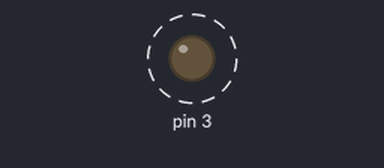
Simulated run of this sketch. Board: Arduino Uno, built for the host (arithmetic inside an expression is 32-bit, double 64-bit). On the bench: output pins drawn as LEDs (lit = HIGH). Dashed ring = blinking.

Above: at 0.5 s.
Timing chart, 0 to 4.6 s (numbered marks = the images above):
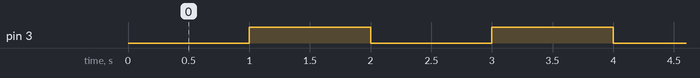

Measured:
- by itself, pin 3: alternates HIGH for 1.0 s and LOW for 1.0 s

The sketch:

sketch_may03b.ino
```cpp
void setup()
{
  pinMode(PIN_PD3, OUTPUT);
}

void loop()
{
  digitalWrite(PIN_PD3, LOW);
  delay(1000);
  digitalWrite(PIN_PD3, HIGH);
  delay(1000);
}
```
